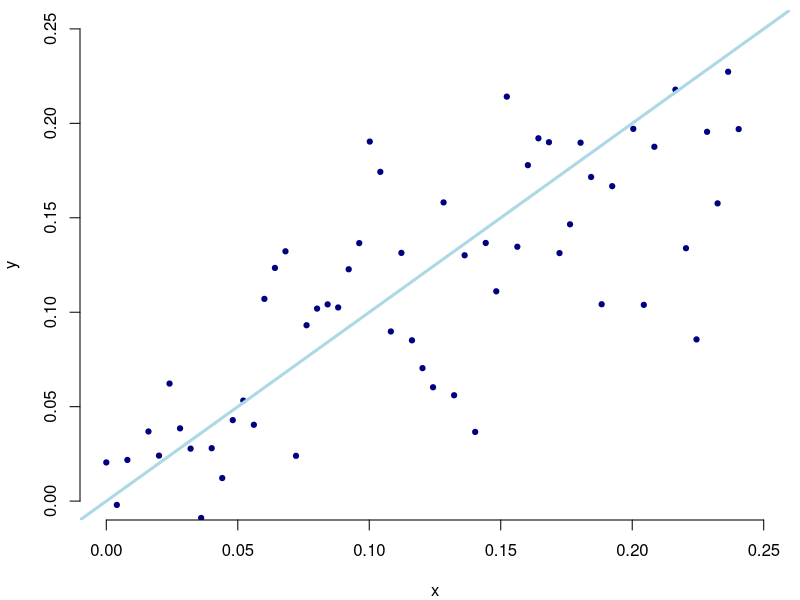
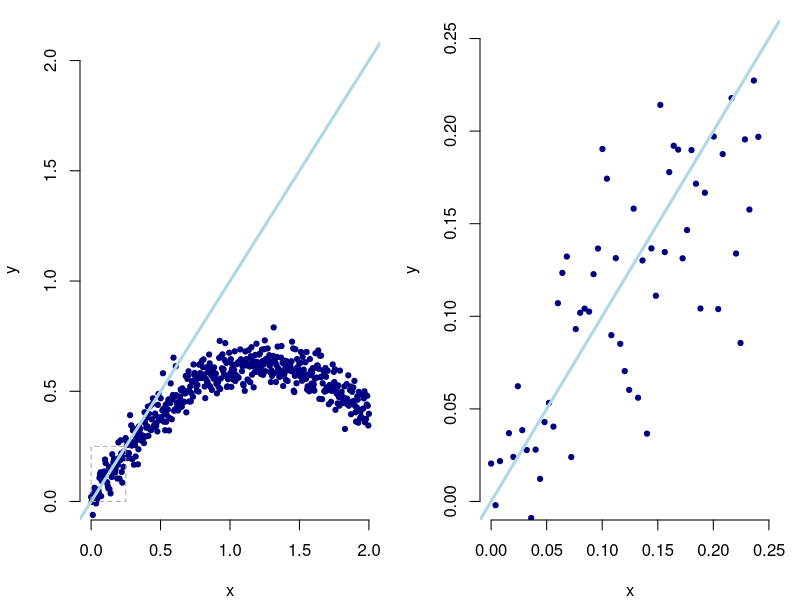

Write the R code that produced these figures, in order.
set.seed(3527)

#label===EXT1
n <- 500
x <- seq(0, 2, length=n)           # (@\wingding{1}@)
e <- rnorm(n, 0, 0.05)             # (@\wingding{2}@)
y <- x - 0.4 * x^2 + e             # (@\wingding{3}@)
#===end

pdf("images/chapter_7/extra1.pdf", width=4, height=4)
par(mar=c(4, 4, 0.5, 0.5))
pts_zoom <- which(x <= 0.25)
plot(x[pts_zoom], y[pts_zoom], pch=19, cex=0.7, col="navyblue",
     xlab="x", ylab="y", xlim=c(0, 0.25), ylim=c(0, 0.25), axes=FALSE)
axis(1); axis(2)
abline(0, 1, lwd=3, col="lightblue")
dev.off()

pdf("images/chapter_7/extra2.pdf", width=8, height=4)
par(mfrow=c(1, 2), mar=c(4, 4, 1, 1))
#label===EXT2
plot(x, y, pch=19, cex=0.7, col="navyblue",
     xlab="x", ylab="y", ylim=c(0, 2.1), axes=FALSE)
axis(1); axis(2)
abline(0, 1, lwd=3, col="lightblue")
rect(0, 0, 0.25, 0.25, lty=2, border="grey66")
## Right panel: zoomed view of the dashed rectangle
pts_zoom <- which(x <= 0.25)
plot(x[pts_zoom], y[pts_zoom], pch=19, cex=0.7, col="navyblue",
     xlab="x", ylab="y", xlim=c(0, 0.25), ylim=c(0, 0.25), axes=FALSE)
axis(1); axis(2)
abline(0, 1, lwd=3, col="lightblue")
#===end
dev.off()
